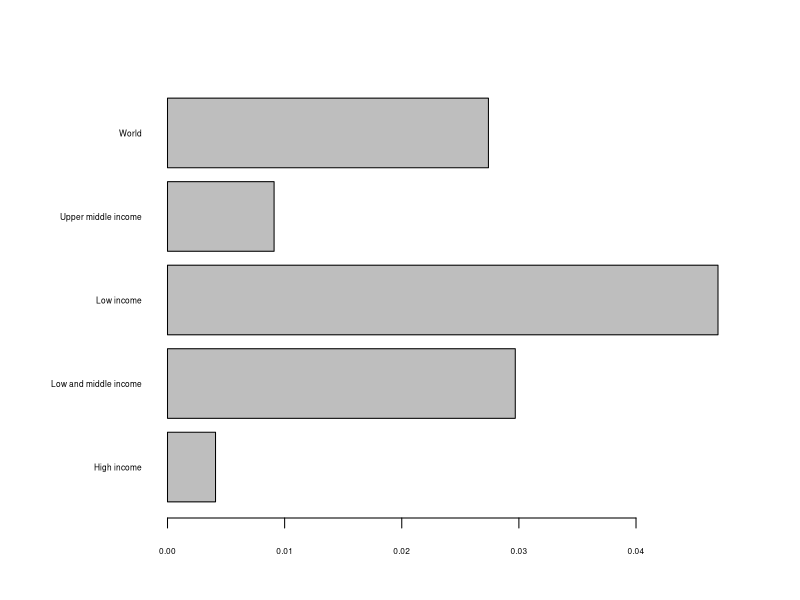
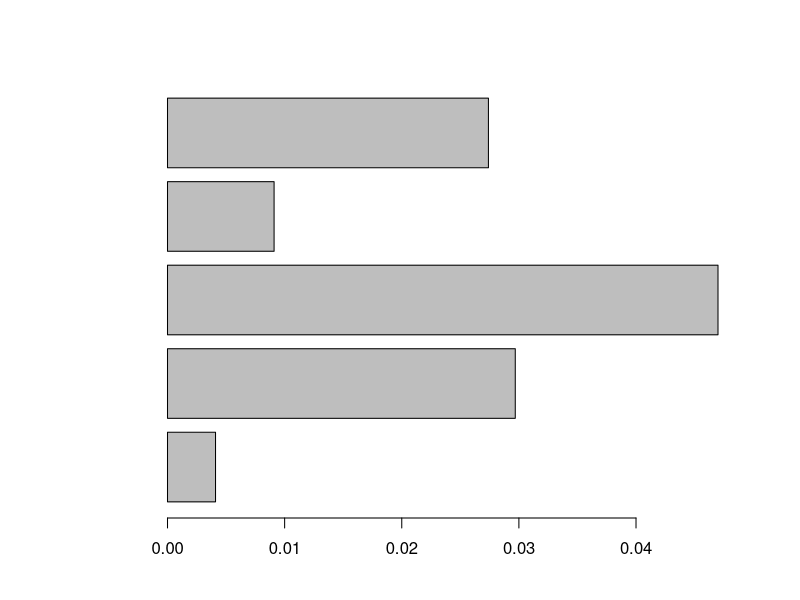

Source code (R) for these figures, in order:
## ---- chunk 1
#read data from the data file our world in data

im_1960_2020 <- read.csv("../data/infant_mortality/infant-mortality.csv")

names(im_1960_2020) <- c("Country", "Code", "Year", "Mortality Rate")

# Select variables to be consistent with previous format

im_1960_2020 <- im_1960_2020[c("Country", "Year", "Mortality Rate")]

# In the data the mortality rate is given in percent. We add the corresponding counts

im_1960_2020$Count <- (im_1960_2020$"Mortality Rate"*10) 

# We transform the percentage rate to the actual rate of number of death per 1000 life births

im_1960_2020$"Mortality Rate" <- im_1960_2020$Count/1000

im_1960_2020 <- im_1960_2020[, c("Country", "Year", "Count", "Mortality Rate")]
## ---- chunk 2
# filter all data not referring to individual countries

im_1960_2020_countries <- im_1960_2020[! im_1960_2020$Country %in% c("Low and middle income", "Low income", "High income", "World", "Upper middle income"), ]

im_1960_2020_aggregates <- im_1960_2020[im_1960_2020$Country %in% c("Low and middle income", "Low income", "High income", "World", "Upper middle income") & im_1960_2020$Year == 2020, ]

write.csv(im_1960_2020_aggregates, file = "../data/infant_mortality/im_agg_2020.csv", row.names = F)
## ---- chunk 3
dat1 <- with(im_1960_2020_aggregates, im_1960_2020_aggregates[Year == 2020, ])

# Increase margin size
par(mar=c(4,8,4,4)+0.1)

barplot(dat1$"Mortality Rate", names.arg = dat1$Country, horiz = T, las = 1, cex.names = 0.5, cex.axis = 0.5)

## ---- chunk 4
barplot(dat1$"Mortality Rate", horiz = T)
